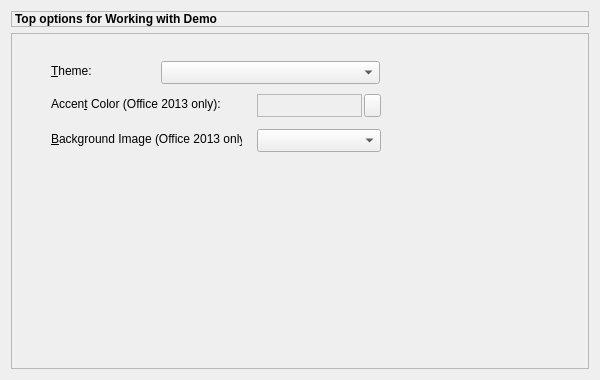
<?xml version="1.0" encoding="UTF-8"?>
<ui version="4.0">
 <class>customizePopularPage</class>
 <widget class="QWidget" name="customizePopularPage">
  <property name="geometry">
   <rect>
    <x>0</x>
    <y>0</y>
    <width>600</width>
    <height>380</height>
   </rect>
  </property>
  <property name="minimumSize">
   <size>
    <width>600</width>
    <height>380</height>
   </size>
  </property>
  <property name="windowTitle">
   <string>Popular</string>
  </property>
  <property name="windowIcon">
   <iconset resource="RibbonApplication.qrc">
    <normaloff>:/res/popularpage.png</normaloff>:/res/popularpage.png</iconset>
  </property>
  <property name="statusTip">
   <string>Change the most popular options</string>
  </property>
  <layout class="QHBoxLayout" name="horizontalLayout">
   <item>
    <layout class="QVBoxLayout" name="verticalLayout" stretch="0,1">
     <property name="spacing">
      <number>6</number>
     </property>
     <property name="sizeConstraint">
      <enum>QLayout::SetDefaultConstraint</enum>
     </property>
     <property name="topMargin">
      <number>0</number>
     </property>
     <property name="bottomMargin">
      <number>0</number>
     </property>
     <item>
      <widget class="QLabel" name="labelTitle">
       <property name="frameShape">
        <enum>QFrame::StyledPanel</enum>
       </property>
       <property name="frameShadow">
        <enum>QFrame::Plain</enum>
       </property>
       <property name="text">
        <string>&lt;html&gt;&lt;head/&gt;&lt;body&gt;&lt;p&gt;&lt;span style=&quot; font-weight:600;&quot;&gt;Top options for Working with Demo&lt;/span&gt;&lt;/p&gt;&lt;/body&gt;&lt;/html&gt;</string>
       </property>
       <property name="margin">
        <number>4</number>
       </property>
      </widget>
     </item>
     <item>
      <widget class="QFrame" name="frame">
       <property name="frameShape">
        <enum>QFrame::StyledPanel</enum>
       </property>
       <property name="frameShadow">
        <enum>QFrame::Raised</enum>
       </property>
       <widget class="QLabel" name="labelTheme">
        <property name="geometry">
         <rect>
          <x>40</x>
          <y>30</y>
          <width>81</width>
          <height>16</height>
         </rect>
        </property>
        <property name="text">
         <string>&amp;Theme:</string>
        </property>
        <property name="buddy">
         <cstring>comboBoxTheme</cstring>
        </property>
       </widget>
       <widget class="QComboBox" name="comboBoxTheme">
        <property name="geometry">
         <rect>
          <x>150</x>
          <y>28</y>
          <width>219</width>
          <height>23</height>
         </rect>
        </property>
       </widget>
       <widget class="QLabel" name="labelAccentColor">
        <property name="geometry">
         <rect>
          <x>40</x>
          <y>63</y>
          <width>171</width>
          <height>16</height>
         </rect>
        </property>
        <property name="text">
         <string>Accen&amp;t Color (Office 2013 only):</string>
        </property>
        <property name="buddy">
         <cstring>pushButtonAccentColor</cstring>
        </property>
       </widget>
       <widget class="QPushButton" name="pushButtonAccentColor">
        <property name="geometry">
         <rect>
          <x>353</x>
          <y>61</y>
          <width>17</width>
          <height>23</height>
         </rect>
        </property>
        <property name="text">
         <string/>
        </property>
       </widget>
       <widget class="QLabel" name="labelBackgroundImage">
        <property name="geometry">
         <rect>
          <x>40</x>
          <y>98</y>
          <width>191</width>
          <height>16</height>
         </rect>
        </property>
        <property name="text">
         <string>&amp;Background Image (Office 2013 only):</string>
        </property>
        <property name="buddy">
         <cstring>comboBoxBackground</cstring>
        </property>
       </widget>
       <widget class="QComboBox" name="comboBoxBackground">
        <property name="geometry">
         <rect>
          <x>246</x>
          <y>96</y>
          <width>124</width>
          <height>23</height>
         </rect>
        </property>
       </widget>
       <widget class="QFrame" name="frameAccentColor">
        <property name="geometry">
         <rect>
          <x>246</x>
          <y>61</y>
          <width>105</width>
          <height>23</height>
         </rect>
        </property>
        <property name="frameShape">
         <enum>QFrame::StyledPanel</enum>
        </property>
        <property name="frameShadow">
         <enum>QFrame::Plain</enum>
        </property>
       </widget>
      </widget>
     </item>
    </layout>
   </item>
  </layout>
 </widget>
 <resources>
  <include location="RibbonApplication.qrc"/>
 </resources>
 <connections/>
</ui>
